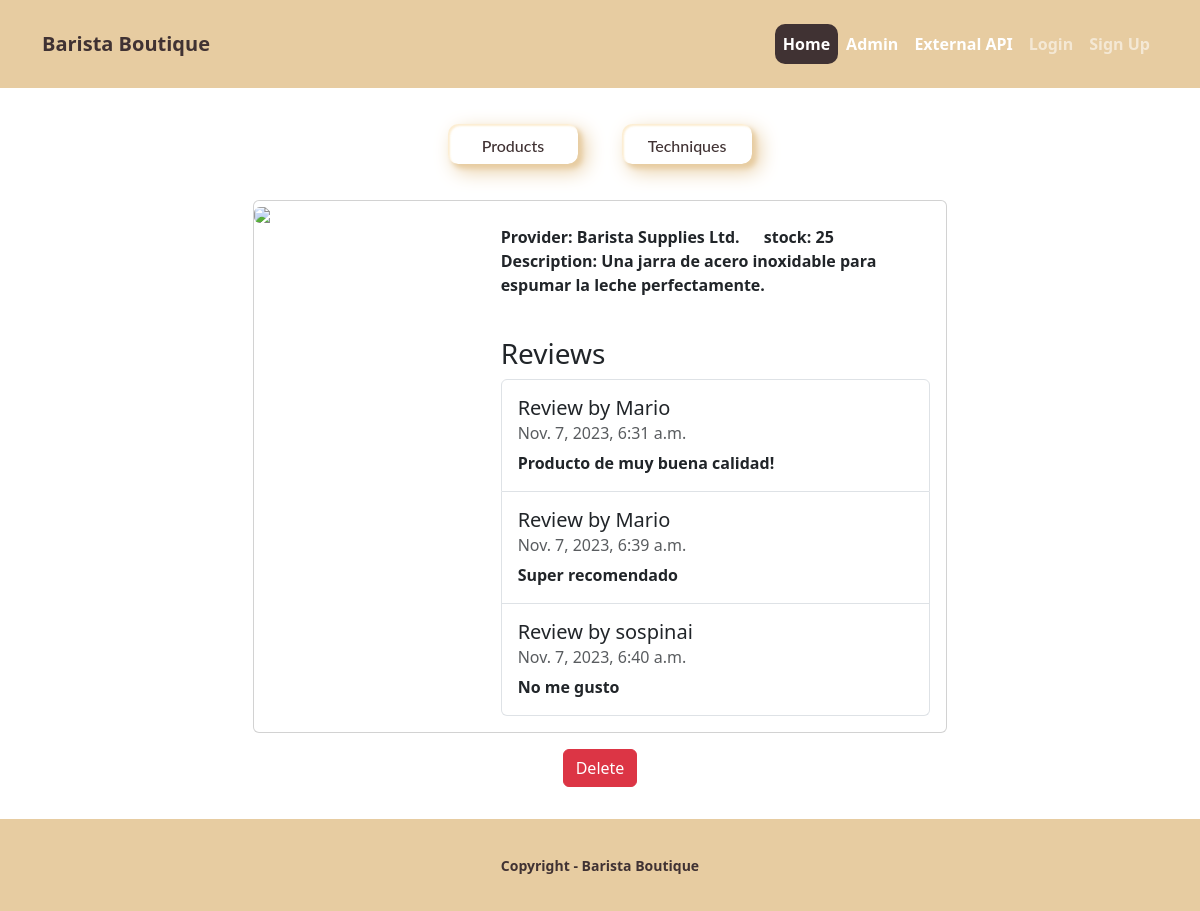
Page /products/41 on the committed database.
### pages/models.py (models this page shows, shortened)
class Product(models.Model):
  tittle = models.CharField(max_length=255)
  provider = models.CharField(max_length=255)
  category = models.CharField(max_length=255)
  keyword = models.CharField(max_length=255)
  image = models.ImageField(upload_to='development', null=True, blank=True)
  price = models.IntegerField()
  stock = models.IntegerField()
  description = models.CharField(max_length=1200)
  created_at_product = models.DateTimeField(auto_now=True)
  updated_at_product = models.DateTimeField(auto_now=True)
  url = models.URLField(blank=True)

class Review(models.Model):
  text = models.CharField(max_length=100)
  date = models.DateTimeField(auto_now_add=True, blank=True)
  user = models.ForeignKey(User,on_delete=models.CASCADE)
  product = models.ForeignKey(Product,on_delete=models.CASCADE)
  buyAgain = models.BooleanField()

### pages/views.py (the view)
# urls.py: path('products/<str:id>', ProductShowView.as_view(), name='detail'),
class ProductShowView(View):
  template_name = 'products/detail.html'
  def get(self, request, id):
    try:
      product_id = int(id)
      if product_id < 1:
        raise ValueError('Product id must be 1 or greater')
      product = get_object_or_404(Product, pk=product_id)
    except (ValueError, IndexError):
      return HttpResponseRedirect(reverse('home'))
    viewData = {}
    product = get_object_or_404(Product, pk=product_id)
    response = None
    product_with_image = {}
    if product.image:
      result = uploader.upload(product.image,
                              cloud_name = 'dbyp3pr3d',
                              api_key = os.environ.get('CLOUDINARY_KEY'),
                              api_secret = os.environ.get('CLOUDINARY_API_SECRET'),
                              secure = True,
                              )
      product.image = result['secure_url']
      product_with_image['detail'] = product
      product_with_image['image'] = product.image
      response = product_with_image
    else:
      product_with_image['detail'] = product
      response = product_with_image
    viewData['tittle'] = product.tittle + ' - Tienda de Café - El barista'
    viewData['subtitle'] =  product.tittle + ' - Product information'
    viewData['product'] = response
    reviews = Review.objects.filter(product=product)
    viewData['reviews'] = reviews
    return render(request, self.template_name, viewData)

### pages/templates/products/detail.html (shortened to what this page needs)
{% extends 'pages/base.html' %}
{% block content %}
{% load i18n %}
<div class="card mb-3">
  <div class="row g-0">
    <div class="col-md-4">
      {% if product.image %}
        <img src="{{ product.image }}" class="img-fluid rounded-start">
      {% else %}
        <img src="https://i.pinimg.com/564x/13/61/6d/13616d072ddca840b412866908b41854.jpg" class="img-fluid rounded-start">
      {% endif %}
    </div>
    <div class="col-md-8">
      <div class="card-body">
        <div class="flex">
          <p style="display: inline; margin-right: 20px;">
            <strong>{% trans "Provider:" %} {{product.detail.provider}}
          </p>
          <p style="display: inline;">
            <strong>{% trans "stock:" %} </strong>{{product.detail.stock}}
          </p>
        </div>
        <p>
          <strong>{% trans "Description:" %} </strong>{{product.detail.description}}
        </p>
        <br />
        <h3>{% trans "Reviews" %}</h3>
        <ul class="list-group">
        {% for review in reviews %}
          <li class="list-group-item pb-3 pt-3">
            <h5 class="card-title">
              {% trans "Review by " %} {{ review.user.username }}
            </h5>
            <h6 class="card-subtitle mb-2 text-muted">
              {{ review.date }}
            </h6>
            <p class="card-text">{{ review.text }}</p>
          </li>
        {% endfor %}
        </ul>
      </div>
    </div>
  </div>
</div>
<div class="d-flex justify-content-center">
  <form action="{% url 'delete' product.detail.id %}" method="POST">
    <button type="submit" class="btn btn-danger" onclick="return confirm('Are you sure you want to delete this product?')">{% trans "Delete" %}</button>
  </form>
</div>
{% endblock content %}

### pages/templates/pages/base.html (shortened to what this page needs)
{% load static %}
{% load i18n %}
<!doctype html>
<html lang="en">
<head>
  <link href="https://cdn.jsdelivr.net/npm/bootstrap@5.3.0-alpha1/dist/css/bootstrap.min.css" rel="stylesheet" />
  <link href="{% static 'pages/app.css' %}" rel="stylesheet" />
</head>
<body>
  <nav class="navbar navbar-expand-lg navbar-dark bg-secondary  py-4">
    <div class="container">
      <a class="navbar-brand brown-color " href="{% url 'home' %}">Barista Boutique</a>
      <div class="collapse navbar-collapse" id="navbarNavAltMarkup">
        <div class="navbar-nav ms-auto brown-color">
          <a class="nav-link active brown-button" href="{% url 'home'%}">{% trans "Home" %}</a>
          <a class="nav-link active" href="/admin">Admin</a>
          <a class="nav-link active" href="{% url 'products_api' %}">External API</a>
          {% if user.is_authenticated %}
            <a class="nav-link" href="{% url 'logoutaccount' %}">Logout ({{user.username}})</a>
          {% else %}
            <a class="nav-link" href="{% url 'loginaccount' %}">Login</a>
            <a class="nav-link" href="{% url 'signupaccount' %}">Sign Up</a>
          {% endif %}
        </div>
      </div>
    </div>
  </nav>
  <div class="frame">
    <a class="nav-link button custom-btn btn-16" href="{% url 'index'%}">Products</a>
    <a class="nav-link button custom-btn btn-16" href="{% url 'techniques'%}">Techniques</a>
  </div>
  <div class="content-container">
    {% block content %}
    {% endblock %}
  </div>
  {% block footer %}
    <div class="footer mt-auto">
      <div class="copyright py-4 text-center text-white">
        <div class="container">
          <small class="brown-color">
            Copyright - <a class="text-reset fw-bold text-decoration-none" target="_blank"
              href="#">
              Barista Boutique
            </a>
          </small>
        </div>
      </div>
    </div>
  {% endblock %}

### pages/static/pages/app.css (style rules this page uses)
.bg-secondary { background-color: #e7cca1 !important; }
.copyright { background-color: #e7cca1; }
.brown-color { color: #403233; }
nav { font-weight: 700; }
body, html { margin: 0; padding: 0; height: 100%; }
body { display: flex; flex-direction: column; min-height: 100vh; }
.content-container { flex: 1; display: flex; flex-direction: column; justify-content: center; align-items: center; margin-bottom: 2rem; }
.footer { background-color: #e7cca1; color: #403233; text-align: center; padding: 10px 0; }

### pages/static/pages/header.css (style rules this page uses)
.frame { width: 90%; margin: 1rem auto; text-align: center; }

### pages/static/pages/buttons.css (style rules this page uses)
.brown-button { background-color: #403233; border-radius: 10px; color: #fffcf7; }
a.button { margin: 20px; }
.custom-btn { width: 130px; height: 40px; color: #fff; border-radius: 5px; padding: 10px 25px; font-family: 'Lato', sans-serif; font-weight: 500; background: transparent; cursor: pointer; transition: all 0.3s ease; position: relative; display: inline-block; box-shadow:inset 2px 2px 2px 0px rgba(250, 224, 176, 0.572), 7px 7px 20px 0px #e7cca1, 4px 4px 5px 0px #e7cca1; outline: none; }
.btn-16 { border-radius: 10px; border: none; color: #403233; }
.btn-16:after { border-radius: 10px; position: absolute; content: ""; width: 0; height: 100%; top: 0; left: 0; direction: rtl; z-index: -1; box-shadow: -7px -7px 20px 0px #e7cca1, -4px -4px 5px 0px #e7cca1, 7px 7px 20px 0px #e7cca1, 4px 4px 5px 0px #e7cca1; transition: all 0.3s ease; }

### rows in the picture
Product: detail.provider "Barista Supplies Ltd.", detail.stock "25", detail.description "Una jarra de acero inoxidable para espumar la leche perfectamente."
Review: user.username "Mario", date "Nov. 7, 2023, 6:31 a.m.", text "Producto de muy buena calidad!"
Review: user.username "Mario", date "Nov. 7, 2023, 6:39 a.m.", text "Super recomendado"
Review: user.username "sospinai", date "Nov. 7, 2023, 6:40 a.m.", text "No me gusto"
